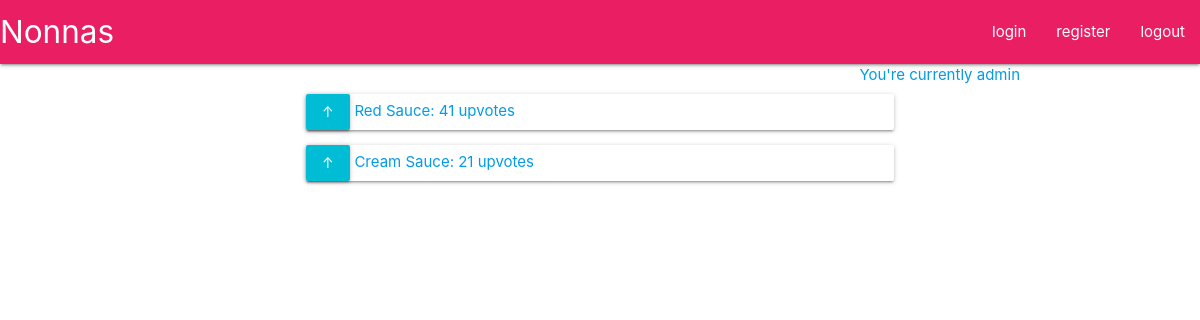
/nonnas/ (signed in), run on the app's committed database.
### nonnas/models.py (models this page shows, shortened)
class Post(models.Model):
    title = models.CharField(max_length=200)
    content = models.TextField()
    votes = models.IntegerField(default=1, editable=False)

### nonnas/views.py (the view)
# urls.py: path('', views.homepage, name="homepage"),
def homepage(request):
    print(request.user)
    if request.user.is_authenticated:
        user=request.user.username
    else:
        user="Not logged in."
    if request.method == 'POST':
        post = get_object_or_404(Post, pk=request.POST['post'])
        post.votes += 1
        post.save()
    post_list = Post.objects.all()
    context = {'post_list': post_list, 'user': user}
    return render(request, 'nonnas/homepage.html', context)

### nonnas/templates/nonnas/homepage.html (shortened to what this page needs)
{% extends 'nonnas/header.html' %}
{% block content %}
	<a class="right">You're currently {{ user }} </a>
	<br>
	<div class="container">
		{% for post in post_list %}
		<form action="" method="POST">
			<div class="card">
				<button type="submit" class="cyan waves-effect wave-light btn"  name="post" id="post"  value="{{ post.id }}">↑</button>
				<a href="/nonnas/{{ post.id }}/"> {{ post.title }}: {{ post.votes }} upvotes</a>
			</div>
		</form>
		{% endfor %}
	</div>
{% endblock %}

### data on the page
Post: {{ post.id }} 3 (drawn), title "Red Sauce", votes "41"
Post: {{ post.id }} 4 (drawn), title "Cream Sauce", votes "21"

### other printed values
{{ user }} "admin"
